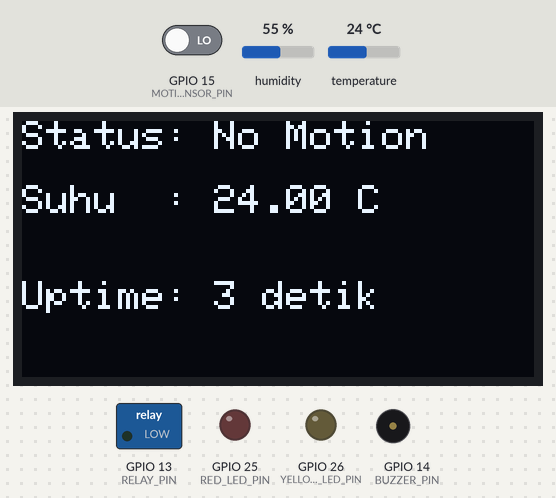
Simulated run of this program. Board: ESP32. On the bench: 128×64 one-colour display, switched loads named in the program (green lamp = pin HIGH), output pins drawn as LEDs (lit = HIGH), buzzer (waves = sounding, pin HIGH). Dashed ring = blinking. The test bench sets the inputs (shaded band); at power-on: temperature 24 °C, GPIO 15 (MOTION_SENSOR_PIN) LOW, humidity 55 %. Random numbers use the default seed unless the program sets one; what the program prints to the serial monitor is not drawn.

Above: at 4.2 s.
4.3 s: temperature set to 29.5 °C
At 8.2 s:
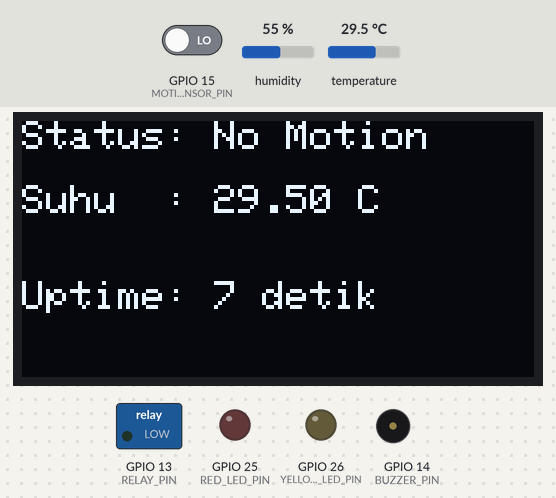
10.5 s: temperature set to 30.8 °C
At 13.5 s:
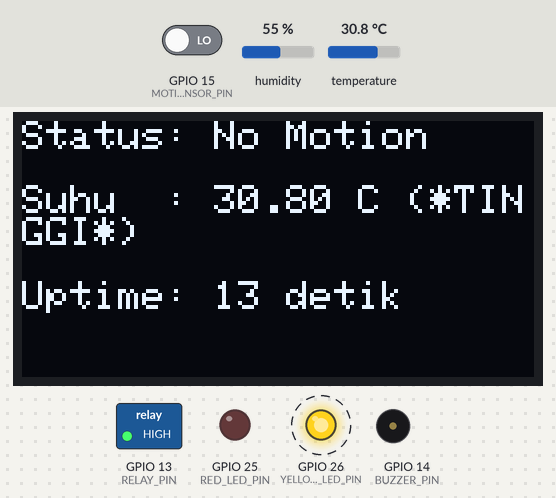
14.1 s: GPIO 15 (MOTION_SENSOR_PIN) driven HIGH
At 16.1 s:
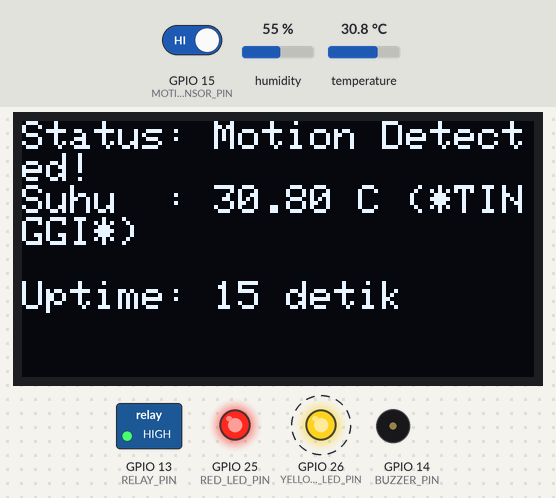
16.6 s: temperature set to 12 °C
At 21.4 s:
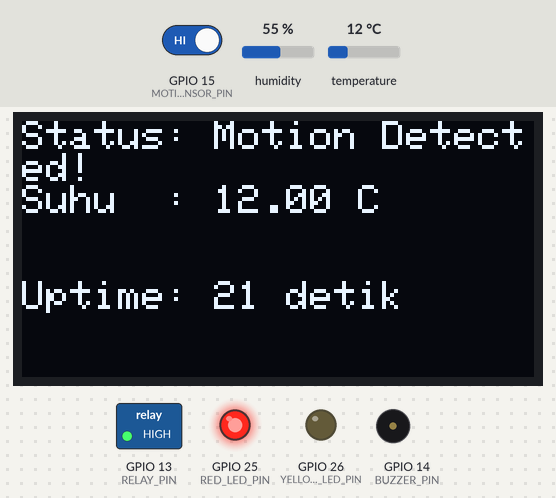
25.6 s: GPIO 15 (MOTION_SENSOR_PIN) driven LOW
At 26.0 s:
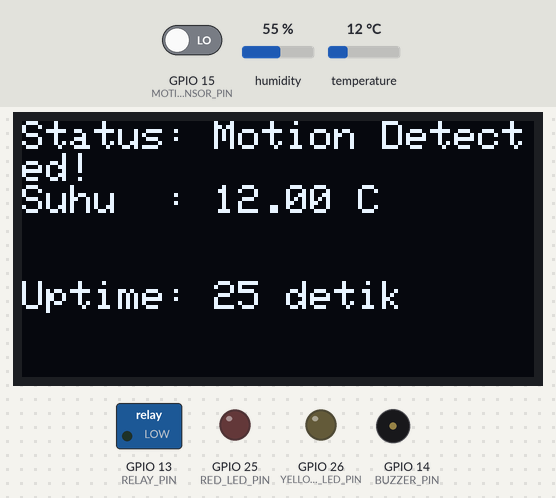
28.6 s: GPIO 15 (MOTION_SENSOR_PIN) driven HIGH
At 29.05 s:
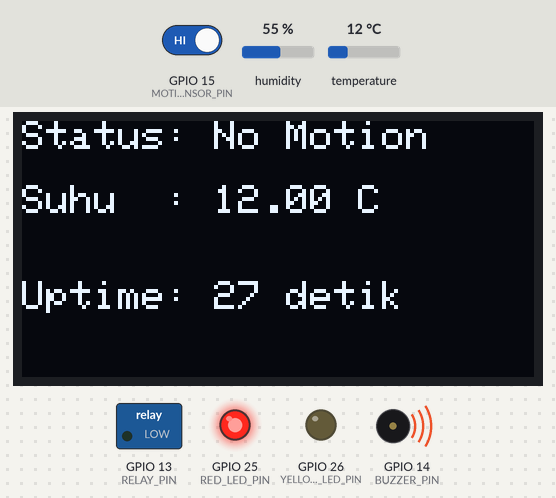
Timing chart, 0 to 31.6 s (numbered marks = the images above; inputs shaded):
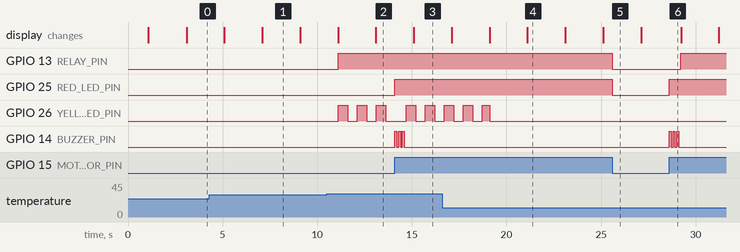

Measured:
- the behaviour switches between 30 and 30.1 °C on temperature (found by bisection; images 1 and 2)
- after the input at 10.5 s, GPIO 13 (RELAY_PIN): LOW → HIGH after 0.60 s; GPIO 26 (YELLOW_LED_PIN): alternates HIGH for 0.50 s and LOW for 0.50 s, starting after 0.60 s
- after the input at 14.1 s, GPIO 25 (RED_LED_PIN): LOW → HIGH at once; GPIO 14 (BUZZER_PIN): alternates HIGH for 0.10 s and LOW for 0.10 s, 6 changes in all, then stays LOW, starting at once
- after the input at 25.6 s, GPIO 13 (RELAY_PIN), GPIO 25 (RED_LED_PIN): HIGH → LOW at once
- after the input at 28.6 s, GPIO 13 (RELAY_PIN): LOW → HIGH after 0.60 s; GPIO 25 (RED_LED_PIN): LOW → HIGH at once; GPIO 14 (BUZZER_PIN): alternates HIGH for 0.10 s and LOW for 0.10 s, 6 changes in all, then stays LOW, starting at once
- what the display in image 4 shows lasts 2.0 s, from 21.1 s to 23.1 s

The program:

main.cpp
```cpp
// Sertakan library yang dibutuhkan
#include <Wire.h>
#include <Adafruit_GFX.h>
#include <Adafruit_SSD1306.h>
#include <DHT.h>

// Konfigurasi Pin Sesuai Tugas
const int MOTION_SENSOR_PIN = 15; // Input: PIR Sensor
const int RED_LED_PIN = 25;       // Output: LED Merah untuk notifikasi gerak
const int BUZZER_PIN = 14;        // Output: Buzzer
const int RELAY_PIN = 13;         // Output: Relay
const int DHT_PIN = 4;            // Input: Sensor Suhu DHT22
const int YELLOW_LED_PIN = 26;    // Output: LED Kuning untuk notifikasi suhu tinggi

// Konfigurasi OLED Display
#define SCREEN_WIDTH 128
#define SCREEN_HEIGHT 64
#define OLED_RESET -1
Adafruit_SSD1306 display(SCREEN_WIDTH, SCREEN_HEIGHT, &Wire, OLED_RESET);

// Konfigurasi Sensor Suhu DHT
#define DHTTYPE DHT22 // Bisa ganti ke DHT11 jika menggunakan sensor tersebut
DHT dht(DHT_PIN, DHTTYPE);

// Variabel untuk menyimpan status dan waktu
bool motionDetected = false;
bool lastMotionState = false;
float temperature = 0.0;
bool highTemp = false;

unsigned long lastOledUpdateTime = 0;
unsigned long lastBlinkTime = 0;
bool yellowLedState = false;

// Fungsi untuk membunyikan buzzer 3x
void beepBuzzer() {
  for (int i = 0; i < 3; i++) {
    digitalWrite(BUZZER_PIN, HIGH);
    delay(100);
    digitalWrite(BUZZER_PIN, LOW);
    delay(100);
  }
}

// Fungsi untuk mengupdate tampilan di OLED
void updateOledDisplay() {
  display.clearDisplay();
  display.setTextSize(1);
  display.setTextColor(SSD1306_WHITE);

  // Tampilkan Status Gerak
  display.setCursor(0, 0);
  display.print("Status: ");
  display.println(motionDetected ? "Motion Detected!" : "No Motion");

  // Tampilkan Suhu
  display.setCursor(0, 16);
  display.print("Suhu  : ");
  // Beri tanda jika suhu tinggi
  if (highTemp) {
    display.print(temperature);
    display.println(" C (*TINGGI*)");
  } else {
    display.print(temperature);
    display.println(" C");
  }

  // Tampilkan timestamp sederhana (waktu sejak ESP32 menyala)
  display.setCursor(0, 40);
  display.print("Uptime: ");
  display.print(millis() / 1000);
  display.println(" detik");

  display.display();
}

void setup() {
  Serial.begin(115200);
  delay(1000); // Tunggu serial monitor siap
  Serial.println("\n===== Smart Motion Alert System Dimulai =====");
  Serial.println("Inisialisasi sistem...");

  // Inisialisasi pin mode
  pinMode(MOTION_SENSOR_PIN, INPUT);
  pinMode(RED_LED_PIN, OUTPUT);
  pinMode(YELLOW_LED_PIN, OUTPUT);
  pinMode(BUZZER_PIN, OUTPUT);
  pinMode(RELAY_PIN, OUTPUT);

  Serial.println("Pin configuration selesai");

  // Matikan semua output di awal
  digitalWrite(RED_LED_PIN, LOW);
  digitalWrite(YELLOW_LED_PIN, LOW);
  digitalWrite(BUZZER_PIN, LOW);
  digitalWrite(RELAY_PIN, LOW);

  Serial.println("Output pins direset ke LOW");

  // Inisialisasi DHT Sensor
  dht.begin();
  Serial.println("DHT22 sensor diinisialisasi");

  // Inisialisasi OLED
  Serial.println("Inisialisasi OLED...");
  if (!display.begin(SSD1306_SWITCHCAPVCC, 0x3C)) {
    Serial.println(F("Alokasi SSD1306 gagal"));
    for (;;);
  }
  display.clearDisplay();
  display.setTextSize(1);
  display.setTextColor(SSD1306_WHITE);
  display.setCursor(0, 0);
  display.println("Smart Motion Alert");
  display.setCursor(0, 16);
  display.println("System Ready...");
  display.display();

  Serial.println("===== Sistem Siap Beroperasi =====");
  delay(2000);
}

void loop() {
  // --- BAGIAN 1: BACA SEMUA SENSOR ---

  // Baca status sensor gerak
  motionDetected = digitalRead(MOTION_SENSOR_PIN) == HIGH;

  // Requirement 2: Temperatur Display
  // Baca suhu setiap 2 detik
  if (millis() - lastOledUpdateTime > 2000) {
    lastOledUpdateTime = millis();
    // Baca suhu dari DHT, atau gunakan nilai random jika sensor error (untuk simulasi)
    float t = dht.readTemperature();
    if (isnan(t)) {
      temperature = random(20, 36); // Nilai random 20-35 jika DHT tidak terbaca
      Serial.println("DHT sensor error, menggunakan nilai simulasi: " + String(temperature) + "°C");
    } else {
      temperature = t;
      Serial.println("Suhu saat ini: " + String(temperature) + "°C");
    }
    // Update display OLED karena data suhu baru
    updateOledDisplay();
  }

  // Cek kondisi suhu tinggi
  highTemp = temperature > 30.0;

  // --- BAGIAN 2: LOGIKA KONTROL BERDASARKAN STATUS ---

  // Requirement 1: Motion Alert
  if (motionDetected && !lastMotionState) { // Hanya trigger saat ada perubahan dari tidak ada ke ada gerak
    Serial.println("MOTION DETECTED! Mengaktifkan alarm...");
    digitalWrite(RED_LED_PIN, HIGH);
    beepBuzzer();
  } else if (!motionDetected && lastMotionState) {
    Serial.println("Motion cleared. Mematikan alarm...");
    digitalWrite(RED_LED_PIN, LOW);
  }
  lastMotionState = motionDetected; // Simpan status terakhir

  // High Temperature Alert
  if (highTemp) {
    // Buat LED kuning berkedip
    if (millis() - lastBlinkTime > 500) {
      lastBlinkTime = millis();
      yellowLedState = !yellowLedState;
      digitalWrite(YELLOW_LED_PIN, yellowLedState);
      if (yellowLedState) {
        Serial.println("HIGH TEMPERATURE WARNING! LED Kuning menyala");
      }
    }
  } else {
    digitalWrite(YELLOW_LED_PIN, LOW); // Matikan jika suhu normal
  }

  // Requirement 3: Relay Control
  // Relay menyala jika ada gerakan ATAU suhu tinggi
  if (motionDetected || highTemp) {
    digitalWrite(RELAY_PIN, HIGH);
  } else {
    digitalWrite(RELAY_PIN, LOW);
  }
}
```
